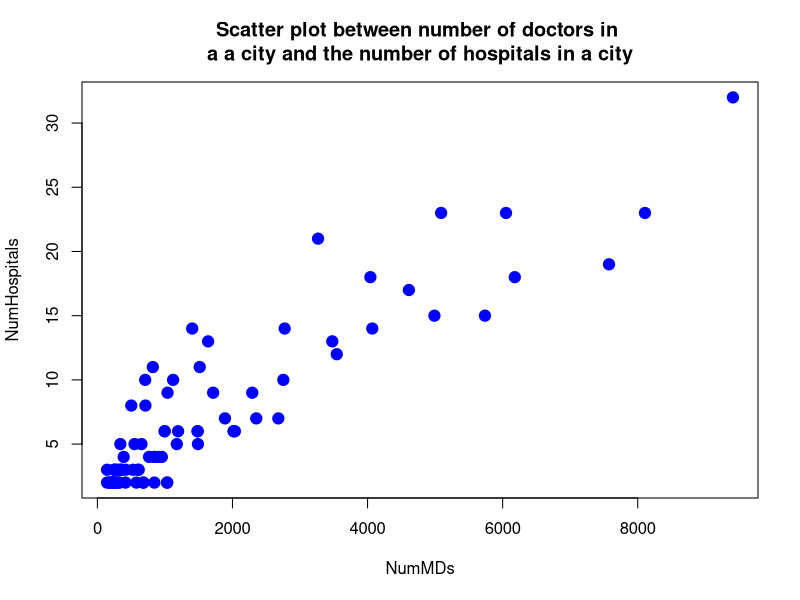
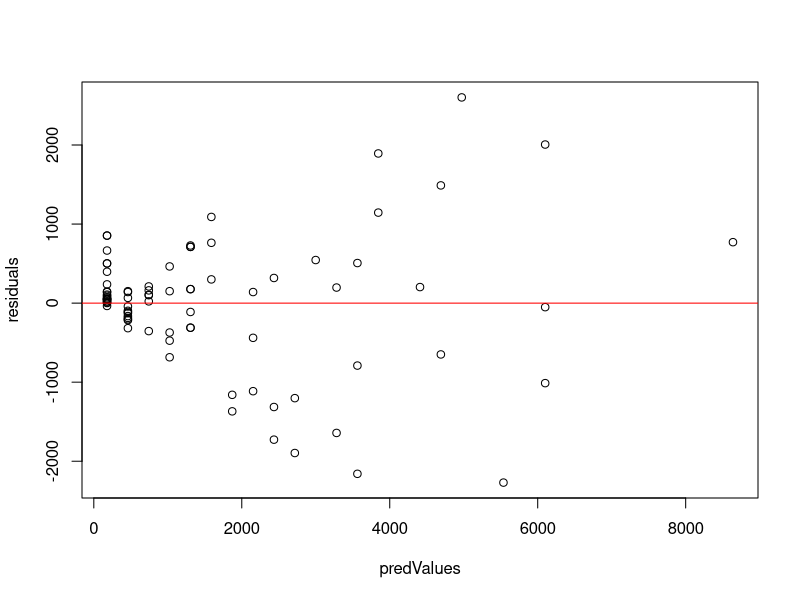
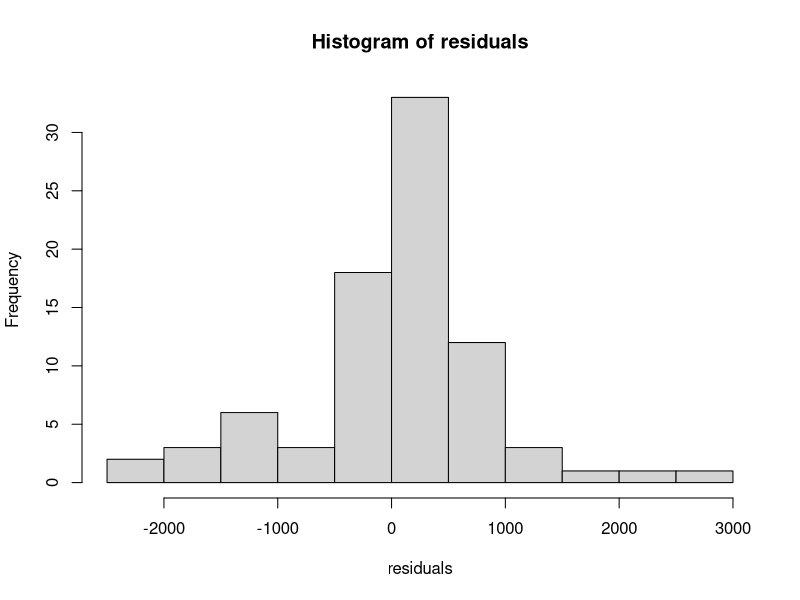
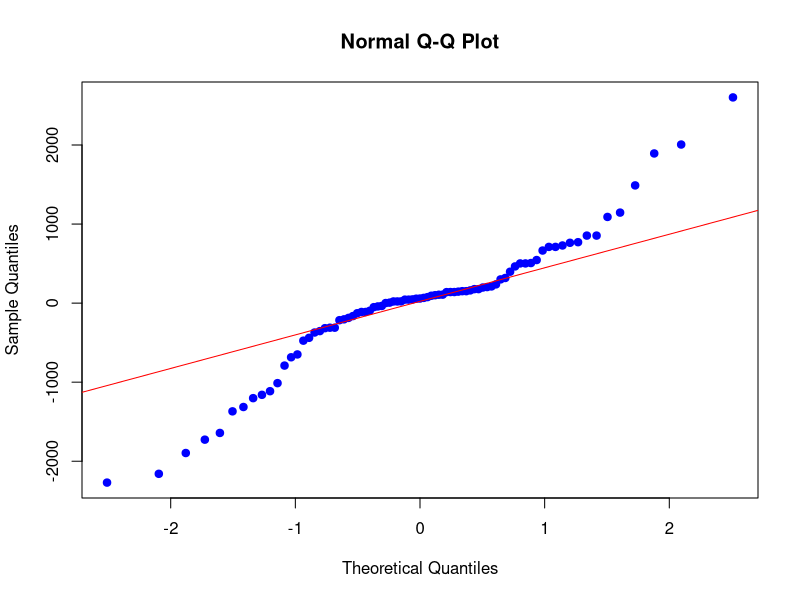

Write the R code that produced these figures, in order.
## ---- chunk 1
d <- read.table("Example 1_3 Health.txt", header = T, sep = '\t')

attach(d)
## ---- chunk 2
plot(NumMDs, NumHospitals, pch = 19, cex = 1.5, col = "blue", main = "Scatter plot between number of doctors in \na a city and the number of hospitals in a city")
## ---- chunk 3
r <- cor(NumMDs, NumHospitals)

r
## ---- chunk 4
regMode1 <- lm(NumMDs ~ NumHospitals)
regMode1
## ---- chunk 5
# find residuals
residuals <- resid(regMode1)
residuals

# find predicted values
predValues <- predict(regMode1)
predValues

# plot the predicted values against the residuals
plot(predValues, residuals)
abline(0,0, col="red")
## ---- chunk 6
hist(residuals)
qqnorm(residuals, pch = 19, col= "blue")
qqline(residuals, col="red")
## ---- chunk 7
shapiro.test(residuals)
## ---- chunk 8
m <- mean(residuals)
m
